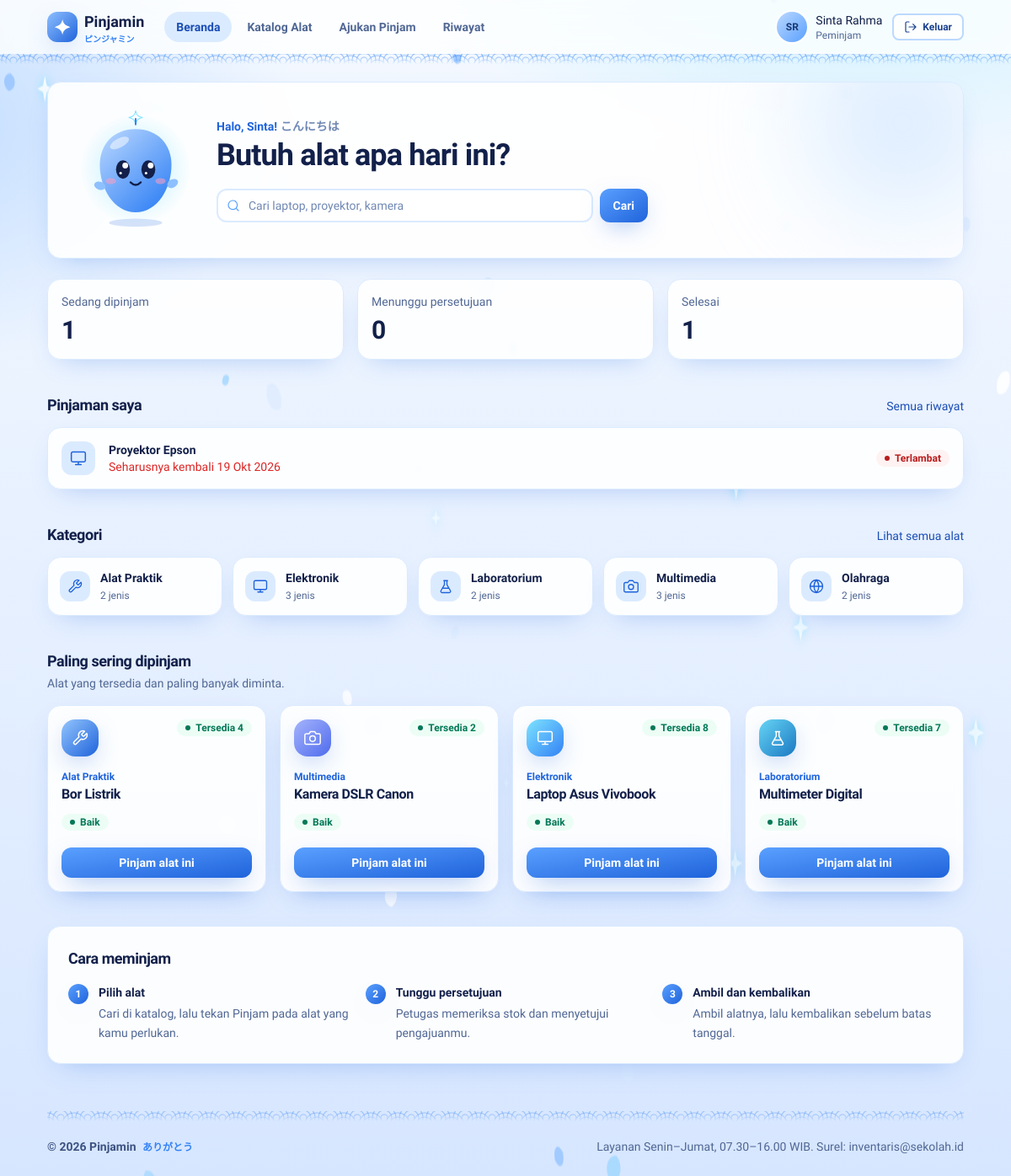
The app's page /peminjam/dashboard.php (signed in) with its own data.
### tables this page shows
CREATE TABLE peminjaman (
  id_peminjaman INT(11) NOT NULL AUTO_INCREMENT,
  id_user INT(11) NOT NULL,
  id_alat INT(11) NOT NULL,
  tanggal_pinjam DATE NOT NULL,
  tanggal_kembali DATE NOT NULL,
  status INT(11) NOT NULL,
  persetujuan INT(11) NOT NULL,
  PRIMARY KEY (id_peminjaman),
  FOREIGN KEY (id_user) REFERENCES user(id_user),
  FOREIGN KEY (id_alat) REFERENCES alat(id_alat)
);

CREATE TABLE alat (
  id_alat INT(11) NOT NULL AUTO_INCREMENT,
  nama_alat VARCHAR(255) NOT NULL,
  id_kategori INT(11) NOT NULL,
  stok INT(11) NOT NULL,
  kondisi VARCHAR(255) NOT NULL,
  PRIMARY KEY (id_alat),
  FOREIGN KEY (id_kategori) REFERENCES kategori(id_kategori)
);

CREATE TABLE kategori (
  id_kategori INT(11) NOT NULL AUTO_INCREMENT,
  nama_kategori VARCHAR(255) NOT NULL,
  PRIMARY KEY (id_kategori)
);

### includes/auth.php (called while the page is built, shortened)
<?php
require_once __DIR__ . '/../config/koneksi.php';
$user = [
    'id'       => (int)$_SESSION['id_user'],
    'nama'     => $_SESSION['nama'],
    'username' => $_SESSION['username'],
    'level'    => $_SESSION['level'],
];

### peminjam/dashboard.php (the view, shortened to what this page needs)
<?php
require_once '../includes/auth.php';
$id = $user['id'];
$aktif     = (int)db_val($koneksi, 'SELECT COUNT(*) FROM peminjaman WHERE id_user = ? AND persetujuan = 1 AND status = 1', [$id]);
$menunggu  = (int)db_val($koneksi, 'SELECT COUNT(*) FROM peminjaman WHERE id_user = ? AND persetujuan = 0', [$id]);
$selesai   = (int)db_val($koneksi, 'SELECT COUNT(*) FROM peminjaman WHERE id_user = ? AND status = 2', [$id]);
$kategori = db_all($koneksi, 'SELECT k.*, COUNT(a.id_alat) AS jenis FROM kategori k LEFT JOIN alat a ON a.id_kategori = k.id_kategori GROUP BY k.id_kategori ORDER BY k.nama_kategori');
$pilihan = db_all($koneksi, "SELECT a.*, k.nama_kategori FROM alat a JOIN kategori k ON k.id_kategori = a.id_kategori
                             WHERE a.stok > 0 AND a.kondisi NOT LIKE '%berat%'
                             ORDER BY (SELECT COUNT(*) FROM peminjaman p WHERE p.id_alat = a.id_alat) DESC, a.nama_alat LIMIT 4");
$pinjaman = db_all($koneksi, 'SELECT p.*, a.nama_alat, a.id_kategori, k.nama_kategori
                              FROM peminjaman p JOIN alat a ON a.id_alat = p.id_alat JOIN kategori k ON k.id_kategori = a.id_kategori
                              WHERE p.id_user = ? AND ((p.persetujuan = 1 AND p.status = 1) OR p.persetujuan = 0)
                              ORDER BY p.tanggal_kembali ASC LIMIT 4', [$id]);
require_once '../includes/header.php';
require_once '../includes/navbar.php';
?>
<section class="card relative overflow-hidden p-6 sm:p-8">
    <div class="pointer-events-none absolute -right-10 -top-16 h-56 w-56 rounded-full bg-accent-200/50 blur-3xl"></div>
    <div class="relative flex flex-col gap-6 md:flex-row md:items-center">
        <div class="hidden shrink-0 md:block"><?= maskot('h-36 w-36') ?></div>
        <div class="min-w-0 flex-1">
            <p class="text-sm font-bold text-accent-600">Halo, <?= e(explode(' ', $user['nama'])[0]) ?>! <span class="text-zinc-400">こんにちは</span></p>
            <h1 class="mt-1 text-3xl font-black text-zinc-900 sm:text-4xl">Butuh alat apa hari ini?</h1>
            <form action="daftar_alat.php" method="get" class="mt-5 flex w-full gap-2 md:max-w-lg">
                <div class="relative flex-1">
                    <span class="pointer-events-none absolute left-3 top-1/2 -translate-y-1/2 text-accent-400"><?= icon('search', 'w-4 h-4') ?></span>
                    <input type="search" name="q" class="input pl-9" placeholder="Cari laptop, proyektor, kamera" aria-label="Cari alat">
                </div>
                <button class="btn btn-primary">Cari</button>
            </form>
        </div>
    </div>
</section>
<section class="mt-6 grid grid-cols-3 gap-3 sm:gap-4">
    <?php foreach ([['Sedang dipinjam', $aktif], ['Menunggu persetujuan', $menunggu], ['Selesai', $selesai]] as $s): ?>
        <div class="card p-4">
            <p class="text-xs text-zinc-500 sm:text-sm"><?= e($s[0]) ?></p>
            <p class="mt-1.5 text-2xl font-semibold text-zinc-900 sm:text-3xl" data-count="<?= (int)$s[1] ?>"><?= (int)$s[1] ?></p>
        </div>
    <?php endforeach; ?>
</section>
<?php if ($pinjaman): ?>
<section class="mt-10">
    <div class="flex items-baseline justify-between">
        <h2 class="text-lg font-semibold text-zinc-900">Pinjaman saya</h2>
        <a href="<?= url('peminjam/riwayat.php') ?>" class="text-sm font-medium text-accent-700 hover:underline">Semua riwayat</a>
    </div>
    <div class="card mt-3 divide-y divide-zinc-100">
        <?php foreach ($pinjaman as $p):
            $telat = (int)$p['persetujuan'] === 1 && $p['tanggal_kembali'] < date('Y-m-d');
            $sisa = hari_selisih(date('Y-m-d'), $p['tanggal_kembali']); ?>
            <div class="flex items-center gap-4 p-4">
                <span class="grid h-10 w-10 shrink-0 place-items-center rounded-xl bg-accent-100 text-accent-600"><?= icon(kategori_ikon($p['nama_kategori']), 'w-5 h-5') ?></span>
                <div class="min-w-0 flex-1">
                    <p class="truncate text-sm font-semibold text-zinc-900"><?= e($p['nama_alat']) ?></p>
                    <p class="text-sm <?= $telat ? 'text-red-600' : 'text-zinc-500' ?>">
                        <?php if ((int)$p['persetujuan'] === 0): ?>Diajukan untuk <?= tgl($p['tanggal_pinjam']) ?>
                        <?php elseif ($telat): ?>Seharusnya kembali <?= tgl($p['tanggal_kembali']) ?>
                        <?php else: ?>Kembalikan <?= $sisa <= 0 ? 'hari ini' : 'dalam ' . $sisa . ' hari' ?><?php endif; ?>
                    </p>
                </div>
                <?= badge_status($p) ?>
            </div>
        <?php endforeach; ?>
    </div>
</section>
<?php endif; ?>
<section class="mt-10">
    <div class="flex items-baseline justify-between">
        <h2 class="text-lg font-semibold text-zinc-900">Kategori</h2>
        <a href="<?= url('peminjam/daftar_alat.php') ?>" class="text-sm font-medium text-accent-700 hover:underline">Lihat semua alat</a>
    </div>
    <div class="mt-3 grid grid-cols-2 gap-3 md:grid-cols-3 lg:grid-cols-5">
        <?php foreach ($kategori as $k): ?>
            <a href="<?= url('peminjam/daftar_alat.php?kategori=' . (int)$k['id_kategori']) ?>" class="card flex items-center gap-3 p-3.5 transition-colors hover:border-zinc-400">
                <span class="grid h-9 w-9 shrink-0 place-items-center rounded-xl bg-accent-100 text-accent-600"><?= icon(kategori_ikon($k['nama_kategori']), 'w-[18px] h-[18px]') ?></span>
                <span class="min-w-0 leading-tight">
                    <span class="block truncate text-sm font-semibold text-zinc-900"><?= e($k['nama_kategori']) ?></span>
                    <span class="text-xs text-zinc-500"><?= (int)$k['jenis'] ?> jenis</span>
                </span>
            </a>
        <?php endforeach; ?>
    </div>
</section>
<section class="mt-10">
    <h2 class="text-lg font-semibold text-zinc-900">Paling sering dipinjam</h2>
    <p class="mt-0.5 text-sm text-zinc-500">Alat yang tersedia dan paling banyak diminta.</p>
    <div class="mt-4 grid gap-4 sm:grid-cols-2 lg:grid-cols-4">
        <?php foreach ($pilihan as $i => $a) { echo kartu_alat($a); } ?>
    </div>
</section>
<section class="card mt-10 p-6">
    <h2 class="text-lg font-semibold text-zinc-900">Cara meminjam</h2>
    <ol class="mt-4 grid gap-5 md:grid-cols-3">
        <?php foreach ([
            ['Pilih alat', 'Cari di katalog, lalu tekan Pinjam pada alat yang kamu perlukan.'],
            ['Tunggu persetujuan', 'Petugas memeriksa stok dan menyetujui pengajuanmu.'],
            ['Ambil dan kembalikan', 'Ambil alatnya, lalu kembalikan sebelum batas tanggal.'],
        ] as $n => $s): ?>
            <li class="flex gap-3">
                <span class="grid h-6 w-6 shrink-0 place-items-center rounded-full bg-gradient-to-br from-accent-400 to-accent-600 text-xs font-bold text-white shadow-glow"><?= $n + 1 ?></span>
                <div>
                    <p class="text-sm font-semibold text-zinc-900"><?= e($s[0]) ?></p>
                    <p class="mt-1 text-sm leading-relaxed text-zinc-500"><?= e($s[1]) ?></p>
                </div>
            </li>
        <?php endforeach; ?>
    </ol>
</section>
<?php require_once '../includes/footer.php'; ?>

### config/koneksi.php (shortened to what this page needs)
<?php
function e($teks)
{
    return htmlspecialchars((string)$teks, ENT_QUOTES, 'UTF-8');
}
function url($path = '')
{
    return BASE_URL . '/' . ltrim($path, '/');
}
function db_query($k, $sql, $params = [])
{
    $st = $k->prepare($sql);
    if ($params) {
        $tipe = '';
        foreach ($params as $p) {
            $tipe .= is_int($p) ? 'i' : 's';
        }
        $st->bind_param($tipe, ...$params);
    }
    $st->execute();
    return $st;
}
function db_all($k, $sql, $params = [])
{
    $st = db_query($k, $sql, $params);
    $hasil = $st->get_result()->fetch_all(MYSQLI_ASSOC);
    return $hasil;
}
function db_row($k, $sql, $params = [])
{
    $rows = db_all($k, $sql, $params);
    return $rows ? $rows[0] : null;
}
function db_val($k, $sql, $params = [])
{
    $row = db_row($k, $sql, $params);
    return $row ? array_values($row)[0] : null;
}
function tgl($tanggal)
{
    $bln = [1 => 'Jan', 'Feb', 'Mar', 'Apr', 'Mei', 'Jun', 'Jul', 'Agu', 'Sep', 'Okt', 'Nov', 'Des'];
    $t = strtotime($tanggal);
    return date('j', $t) . ' ' . $bln[(int)date('n', $t)] . ' ' . date('Y', $t);
}
function status_info($r)
{
    if ($r['tanggal_kembali'] < date('Y-m-d')) {
        return ['Terlambat', 'red'];
    }
    return ['Sedang dipinjam', 'blue'];
}
function badge($label, $nada = 'gray')
{
    return '<span class="badge badge-' . e($nada) . '"><i></i>' . e($label) . '</span>';
}
function badge_status($r)
{
    $s = status_info($r);
    return badge($s[0], $s[1]);
}
function badge_kondisi($kondisi)
{
    $k = strtolower($kondisi);
    $nada = 'green';
    return badge($kondisi, $nada);
}
function kategori_ikon($nama)
{
    $n = strtolower($nama);
    if (strpos($n, 'elektro') !== false) return 'monitor';
    if (strpos($n, 'multi') !== false) return 'camera';
    if (strpos($n, 'praktik') !== false || strpos($n, 'bengkel') !== false) return 'tool';
    if (strpos($n, 'lab') !== false) return 'flask';
    if (strpos($n, 'olahraga') !== false) return 'ball';
    return 'box';
}
function kategori_gradien($id)
{
    $g = [
        ['#8EC0FF', '#3382F5'], ['#7DE3FF', '#3382F5'], ['#A5B4FC', '#4F6BED'],
        ['#93C5FD', '#1F63DB'], ['#67D5F5', '#1A78C2'], ['#BCD9FF', '#5AA0FF'],
    ];
    $c = $g[((int)$id) % count($g)];
    return 'background:linear-gradient(135deg,' . $c[0] . ',' . $c[1] . ')';
}
function maskot($kelas = 'w-56 h-56')
{
    static $n = 0;
    $i = 'm' . (++$n);
    return '<svg viewBox="0 0 200 210" class="' . e($kelas) . '" role="img" aria-label="Maskot Pinja-chan">'
        . '<defs>'
        . '<linearGradient id="' . $i . 'b" x1="0" y1="0" x2="0.8" y2="1"><stop offset="0" stop-color="#BCD9FF"/><stop offset="1" stop-color="#3382F5"/></linearGradient>'
        . '<radialGradient id="' . $i . 'g" cx="0.5" cy="0.5" r="0.5"><stop offset="0" stop-color="#7DE3FF" stop-opacity=".55"/><stop offset="1" stop-color="#7DE3FF" stop-opacity="0"/></radialGradient>'
        . '</defs>'
        . '<circle cx="100" cy="104" r="96" fill="url(#' . $i . 'g)"/>'
        . '<ellipse class="bayangan" cx="100" cy="196" rx="46" ry="7" fill="#1F63DB" opacity=".18"/>'
        . '<g class="melayang">'
        . '<path class="bintang" d="M100 2c1.4 8 4 10.6 12 12-8 1.4-10.6 4-12 12-1.4-8-4-10.6-12-12 8-1.4 10.6-4 12-12z" fill="#fff" stroke="#7DE3FF" stroke-width="1.5"/>'
        . '<path d="M100 26V16" stroke="#3382F5" stroke-width="3" stroke-linecap="round"/>'
        . '<path d="M100 34c-38 0-62 26-62 62 0 40 24 82 62 82s62-42 62-82c0-36-24-62-62-62z" fill="url(#' . $i . 'b)"/>'
        . '<ellipse cx="72" cy="58" rx="18" ry="8" fill="#fff" opacity=".5" transform="rotate(-28 72 58)"/>'
        . '<g class="lambai"><ellipse cx="164" cy="128" rx="10" ry="7" fill="#8EC0FF" transform="rotate(-30 164 128)"/></g>'
        . '<ellipse cx="38" cy="132" rx="10" ry="7" fill="#8EC0FF" transform="rotate(20 38 132)"/>'
        . '<g class="kedip"><ellipse cx="78" cy="104" rx="12" ry="16" fill="#12204A"/><circle cx="82" cy="97" r="5" fill="#fff"/><circle cx="74" cy="110" r="2.2" fill="#fff"/></g>'
        . '<g class="kedip"><ellipse cx="122" cy="104" rx="12" ry="16" fill="#12204A"/><circle cx="126" cy="97" r="5" fill="#fff"/><circle cx="118" cy="110" r="2.2" fill="#fff"/></g>'
        . '<ellipse cx="57" cy="124" rx="9" ry="5" fill="#FF9EC4" opacity=".55"/><ellipse cx="143" cy="124" rx="9" ry="5" fill="#FF9EC4" opacity=".55"/>'
        . '<path d="M91 126q9 9 18 0" stroke="#12204A" stroke-width="3.2" fill="none" stroke-linecap="round"/>'
        . '</g></svg>';
}
function icon($nama, $kelas = 'w-5 h-5')
{
    $path = isset($d[$nama]) ? $d[$nama] : $d['box'];
    return '<svg class="' . e($kelas) . '" viewBox="0 0 24 24" fill="none" stroke="currentColor" stroke-width="1.8" stroke-linecap="round" stroke-linejoin="round" aria-hidden="true"><path d="' . $path . '"/></svg>';
}
function alat_bisa_dipinjam($a)
{
    return (int)$a['stok'] > 0 && stripos($a['kondisi'], 'berat') === false;
}
function kartu_alat($a, $tunda = 0)
{
    $bisa = alat_bisa_dipinjam($a);
    $ikon = kategori_ikon($a['nama_kategori']);
    ob_start(); ?>
    <article class="card flex flex-col p-4">
        <div class="flex items-start justify-between gap-3">
            <span class="grid h-11 w-11 place-items-center rounded-2xl text-white shadow-glow" style="<?= kategori_gradien($a['id_kategori']) ?>"><?= icon($ikon, 'w-5 h-5') ?></span>
            <?php if ($bisa): ?>
                <span class="badge badge-green"><i></i>Tersedia <?= (int)$a['stok'] ?></span>
            <?php else: ?>
                <span class="badge badge-red"><i></i><?= (int)$a['stok'] < 1 ? 'Stok habis' : 'Tidak layak pakai' ?></span>
            <?php endif; ?>
        </div>
        <p class="mt-4 text-xs font-bold text-accent-600"><?= e($a['nama_kategori']) ?></p>
        <h3 class="mt-0.5 text-base font-black leading-snug text-zinc-900"><?= e($a['nama_alat']) ?></h3>
        <div class="mt-2"><?= badge_kondisi($a['kondisi']) ?></div>
        <div class="mt-auto pt-5">
            <?php if ($bisa): ?>
                <a href="<?= url('peminjam/pinjam.php?id=' . (int)$a['id_alat']) ?>" class="btn btn-primary w-full">Pinjam alat ini</a>
            <?php else: ?>
                <span class="btn w-full cursor-not-allowed bg-zinc-100 text-zinc-400">Belum bisa dipinjam</span>
            <?php endif; ?>
        </div>
    </article>
    <?php
    return ob_get_clean();
}

### includes/header.php (style rules this page uses)
body { background-color: #EAF3FF; background-image: radial-gradient(60rem 36rem at 85% -10%, rgba(125,227,255,.45), transparent 60%), radial-gradient(50rem 30rem at -10% 10%, rgba(142,192,255,.5), transparent 60%), linear-gradient(180deg, #F4F9FF 0%, #E3EEFF 60%, #D6E6FF 100%); background-attachment: fixed; min-height: 100vh; }
.js .masuk, .js main > * { opacity: 0; transform: translateY(14px); }
.js .tampil { opacity: 1; transform: none; transition: opacity .6s cubic-bezier(.2,.7,.2,1), transform .6s cubic-bezier(.2,.7,.2,1); transition-delay: var(--d, 0ms); }
a.card, article.card { transition: transform .25s cubic-bezier(.2,.7,.2,1), box-shadow .25s, border-color .25s; }

### records on screen
peminjaman: id_alat.nama_alat "Proyektor Epson", tanggal_kembali "19 Okt 2026"
kategori: nama_kategori "Alat Praktik", jenis "2"
kategori: nama_kategori "Elektronik", jenis "3"
kategori: nama_kategori "Laboratorium", jenis "2"
kategori: nama_kategori "Multimedia", jenis "3"
kategori: nama_kategori "Olahraga", jenis "2"
alat: stok "4", id_kategori.nama_kategori "Alat Praktik", nama_alat "Bor Listrik", kondisi "Baik"
alat: stok "2", id_kategori.nama_kategori "Multimedia", nama_alat "Kamera DSLR Canon", kondisi "Baik"
alat: stok "8", id_kategori.nama_kategori "Elektronik", nama_alat "Laptop Asus Vivobook", kondisi "Baik"
alat: stok "7", id_kategori.nama_kategori "Laboratorium", nama_alat "Multimeter Digital", kondisi "Baik"

### other values on screen
$m[1] "Beranda"
$m[1] "Katalog Alat"
$m[1] "Ajukan Pinjam"
$m[1] "Riwayat"
inisial($user['nama']) "SR"
$user['nama'] "Sinta Rahma"
$user['level'] "Peminjam"
explode(' ', $user['nama'])[0] "Sinta"
$s[0] "Sedang dipinjam"
$s[1] "1"
$s[0] "Menunggu persetujuan"
$s[1] "0"
$s[0] "Selesai"
$s[0] "Pilih alat"
$s[1] "Cari di katalog, lalu tekan Pinjam pada alat yang kamu perlukan."
